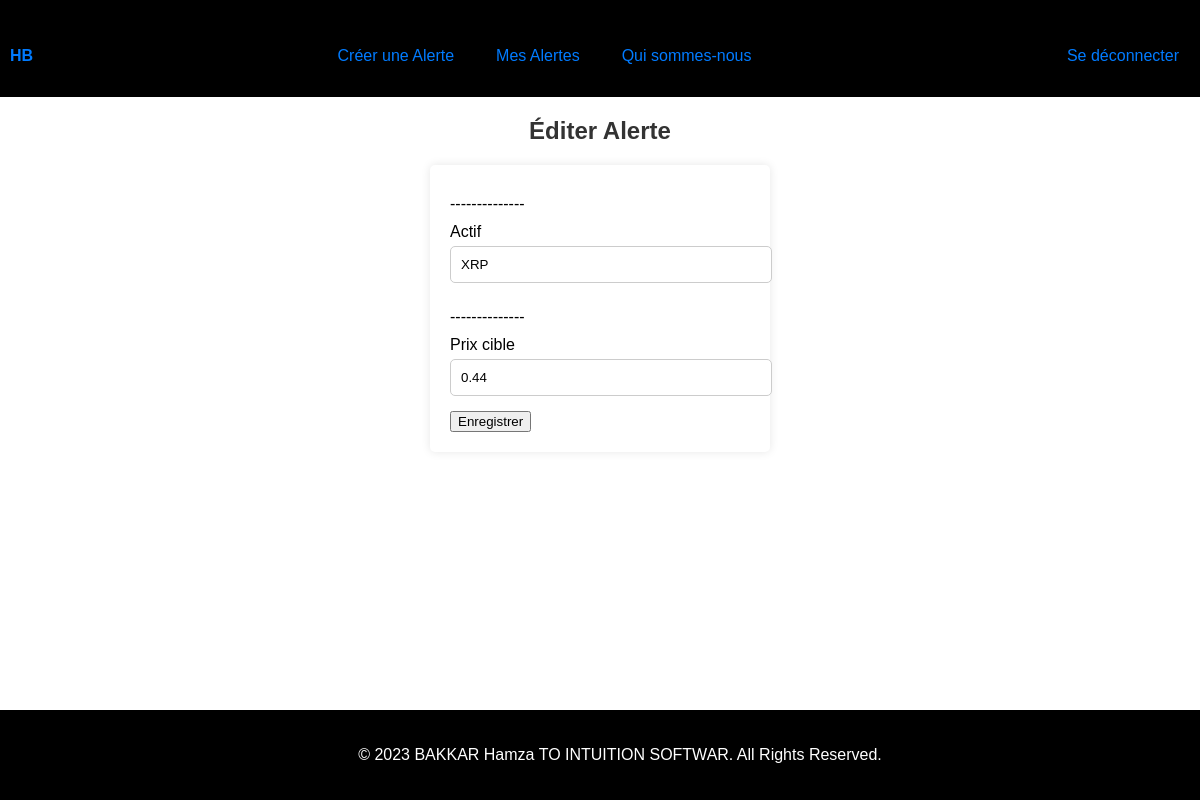
/edit_alert/1 (signed in), run on an earlier commit of the app's database.
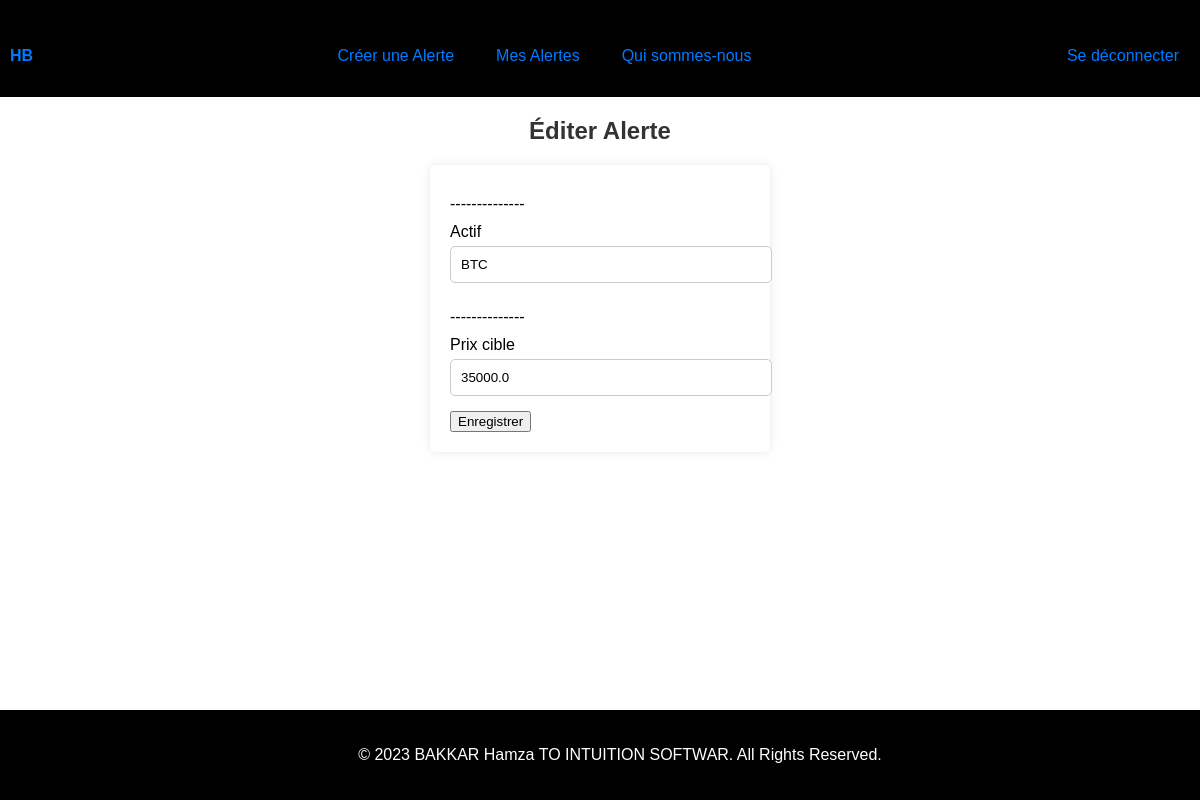
And on a later commit of the database.
### app.py (models this page shows, shortened)
class Alert(db.Model):
    __tablename__ = 'alerts'
    id = db.Column(db.Integer, primary_key=True)
    user_id = db.Column(db.Integer, db.ForeignKey('user.id'), nullable=False)
    asset = db.Column(db.String(10), nullable=False)
    target_price = db.Column(db.Float, nullable=False)
    is_open = db.Column(db.Boolean, default=True)

### app.py (the view)
@app.route('/edit_alert/<int:alert_id>', methods=['GET', 'POST'])
@login_required
def edit_alert(alert_id):
    alert = Alert.query.get(alert_id)
    if not alert:
        return redirect(url_for('mes_alertes'))
    form = EditAlertForm()
    if form.validate_on_submit():
        alert.asset = form.asset.data
        alert.target_price = form.target_price.data
        db.session.commit()
        return redirect(url_for('mes_alertes'))
    form.asset.data = alert.asset
    form.target_price.data = alert.target_price
    return render_template('edit_alert.html', form=form, alert=alert)

### app.py
class EditAlertForm(FlaskForm):
    asset = StringField('Actif', validators=[InputRequired()])
    target_price = FloatField('Prix cible', validators=[InputRequired()])

### app.py (called while the page is built)
@login_manager.user_loader
def load_user(user_id):
    return User.query.get(int(user_id))

### templates/edit_alert.html (shortened to what this page needs)
<!DOCTYPE html>
<html>
<head>
    <link rel="stylesheet" type="text/css" href="{{ url_for('static', filename='/css/styles.css') }}">
</head>
<body>
    {% include "navbar.html" %}
    <h1 class="edit-alert-title">Éditer Alerte</h1>
    <form method="POST">
        <div class="form-group">
            <label for="asset">--------------</label>
            {{ form.asset.label }}
            {{ form.asset(class="form-control") }}
        </div>
        <div class="form-group">
            <label for="target_price">--------------</label>
            {{ form.target_price.label }}
            {{ form.target_price(class="form-control") }}
        </div>
        <button type="submit" class="btn btn-primary">Enregistrer</button>
    </form>
    {% include "footer.html" %}
</body>
</html>

### templates/navbar.html
<!DOCTYPE html>
<html>
<head>
    <link rel="stylesheet" type="text/css" href="{{ url_for('static', filename='/css/styles.css') }}">
</head>
<body>
    <nav class="navbar">
        <a href="{{ url_for('accueil') }}" class="navbar-logo">HB</a>
        <ul class="navbar-links">
            <li><a href="{{ url_for('set_alert_page') }}">Créer une Alerte</a></li>
            <li><a href="{{ url_for('mes_alertes') }}">Mes Alertes</a></li>
            <li><a href="#">Qui sommes-nous</a></li>
        </ul>
        <ul class="navbar-links-bis">
            {% if current_user.is_authenticated %}
                <li><a href="{{ url_for('logout') }}">Se déconnecter</a></li>
            {% else %}
                <li><a href="{{ url_for('login') }}">Login</a></li>
            {% endif %}
        </ul>
    </nav>
</body>
</html>

### templates/footer.html
<!DOCTYPE html>
<html>
<head>
    <link rel="stylesheet" type="text/css" href="{{ url_for('static', filename='/css/styles.css') }}">
</head>
<body>
    <footer class="footer">
        <div class="footer-content">
            <p>© 2023 BAKKAR Hamza TO INTUITION SOFTWAR. All Rights Reserved.</p>
        </div>
    </footer>
</body>
</html>

### static/css/styles.css (style rules this page uses)
body { margin: 0; padding: 0; font-family: Arial, sans-serif; background-color: rgb(255, 255, 255); color: rgb(0, 0, 0); }
.navbar { display: flex; justify-content: space-between; color: rgb(0, 0, 0); align-items: center; background-color: rgb(0, 0, 0); padding: 10px; }
.navbar-links { list-style: none; display: flex; gap: 20px; }
.navbar-links li { border: 1px solid #000; padding: 5px 10px; border-radius: 5px; }
.navbar-links-bis li { border: 1px solid #000; padding: 5px 10px; border-radius: 5px; }
.navbar-logo { font-weight: bold; }
.footer { background-color: rgb(0, 0, 0); color: white; text-align: center; padding: 20px; position: fixed; bottom: 0; width: 100%; }
h1 { font-size: 24px; text-align: center; margin: 20px 0; }
form { max-width: 300px; margin: 0 auto; padding: 20px; background-color: #fff; border-radius: 5px; box-shadow: 0 0 10px rgba(0, 0, 0, 0.1); }
form input { width: 100%; padding: 10px; margin-bottom: 15px; border: 1px solid #ccc; border-radius: 5px; }
a { display: block; text-align: center; margin-top: 15px; color: #007BFF; text-decoration: none; }
h1 { font-size: 24px; margin: 20px 0; }
form { max-width: 300px; padding: 20px; background-color: #fff; border-radius: 5px; box-shadow: 0 0 10px rgba(0, 0, 0, 0.1); }
a { display: block; color: #007BFF; text-decoration: none; }
h1 { color: #333; }
form { max-width: 300px; margin: 0 auto; background: #fff; padding: 20px; border-radius: 5px; box-shadow: 0 0 10px rgba(0, 0, 0, 0.1); }
label { display: block; margin-top: 10px; }
select, input { width: 100%; padding: 10px; margin-top: 5px; margin-bottom: 15px; border: 1px solid #ccc; border-radius: 5px; }

What changed in the data, as far as the page shows it:
changed Alert: asset "XRP" → "BTC"; target_price "0.44" → "35000.0"
